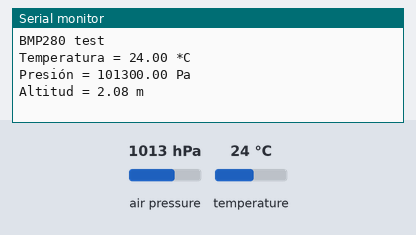
This sketch was run on a simulated Arduino Uno, built with avr-gcc and run on an emulated ATmega328P. Parts: the last lines printed to the serial monitor. Inputs (shaded band) come from the test bench; at power-on: air pressure 1013 hPa, temperature 24 °C.

Above: at 1.2 s.
1.3 s: air pressure set to 952 hPa
At 2.4 s:
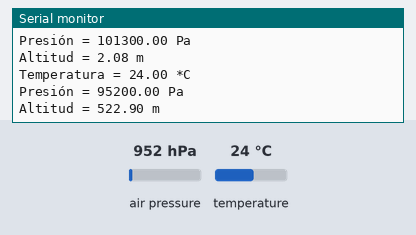
3.6 s: temperature set to 12 °C
At 5.4 s:
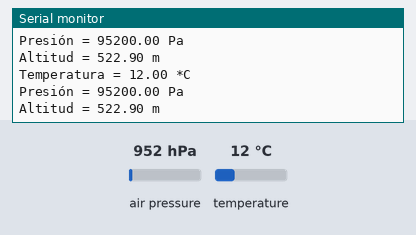
5.9 s: air pressure set to 975 hPa
At 7.1 s:
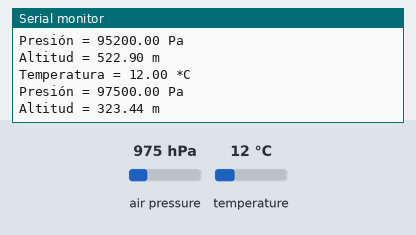
Timing chart, 0 to 8.9 s (numbered marks = the images above; inputs shaded):
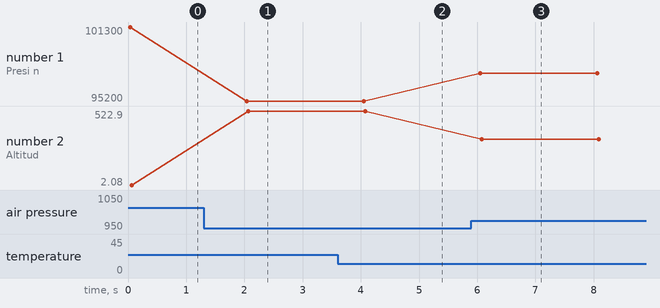

Measured:
- after the input at 1.3 s, the serial monitor: prints a new line after 0.74 s (image 1)
- after the input at 3.6 s, the serial monitor: prints a new line after 0.42 s (image 2)
- after the input at 5.9 s, the serial monitor: prints a new line after 0.15 s (image 3)
- plotted number 1: 101300 → 95200 after the input at 1.3 s, 95200 → 97500 after the input at 5.9 s
- plotted number 2: 2.08 → 522.9 after the input at 1.3 s, 522.9 → 323.44 after the input at 5.9 s

The sketch:

P2A0_11_Barometro_BMP280_video.ino.ino.ino
```cpp
#include <Adafruit_BusIO_Register.h>
#include <Adafruit_I2CDevice.h>
#include <Adafruit_I2CRegister.h>
#include <Adafruit_SPIDevice.h>

#include <Adafruit_Sensor.h>

#include <Adafruit_BMP280.h>

#include <Wire.h>
#include <SPI.h>

Adafruit_BMP280 bmp;
void setup() {
  Serial.begin(9600);
  Serial.println(F("BMP280 test"));
    if (!bmp.begin()) {
    Serial.println(F("Could not find a valid BMP280 sensor, check wiring!"));
    while (1);
  }
}
void loop()
{
    Serial.print(F("Temperatura = "));
    Serial.print(bmp.readTemperature());
    Serial.println(" *C");
    Serial.print(F("Presión = "));
    Serial.print(bmp.readPressure());
    Serial.println(" Pa");
    Serial.print(F("Altitud = "));
    Serial.print(bmp.readAltitude(1013.25));
    Serial.println(" m");
    Serial.println();
    delay(2000);
}
```
